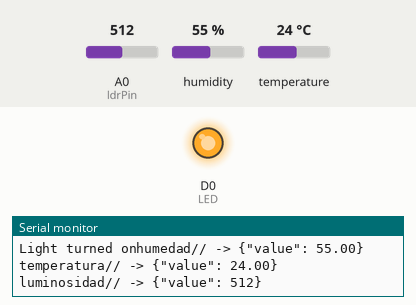
This sketch was run on a simulated ESP8266 (NodeMCU). Shown: output pins drawn as LEDs (lit = HIGH), the last lines printed to the serial monitor. Inputs (shaded band) come from the test bench; at power-on: A0 (ldrPin) = 512, humidity 55 %, temperature 24 °C. WiFi joins after 1.5 s; servers stay silent unless stated; the local clock reads 2024-03-15 10:24:30 at power-on unless the sketch sets it; no MQTT or app messages arrive unless stated; not simulated (calls return 0 or success): secrets.h.

Above: at 3.2 s.
3.3 s: A0 (ldrPin) set to 582
9.5 s: A0 (ldrPin) set to 618
At 13.9 s:
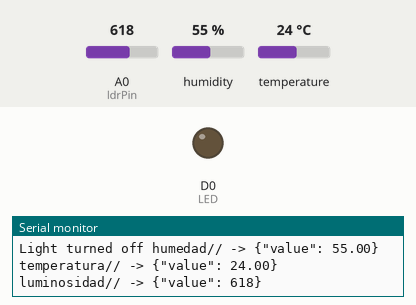
20.1 s: A0 (ldrPin) set to 590
At 25.6 s:
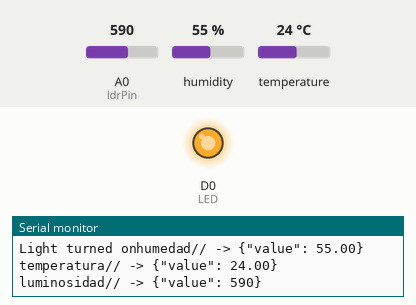
26.3 s: A0 (ldrPin) set to 610
At 30.8 s:
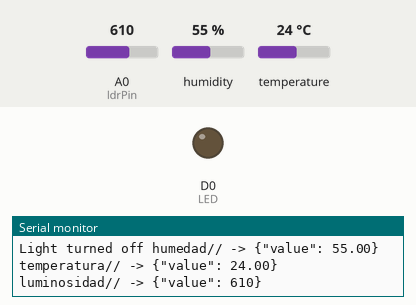
Timing chart, 0 to 32.3 s (numbered marks = the images above; inputs shaded):
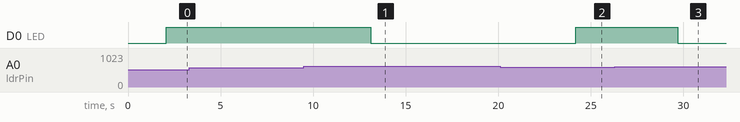

The sketch:

Brightness_Intensity.ino
```cpp
#include <dummy.h>

#include <PubSubClient.h>

#include <ESP8266WiFi.h>
#include <WiFiClientSecure.h>
#include <time.h>
#include <PubSubClient.h>
#include "DHT.h"
#define DHTTYPE DHT11 // DHT 11

int ldrPin = A0;
int ldrValue = 0;

#define LED D0

#define dht_dpin 4
DHT dht(dht_dpin, DHTTYPE);

#include "secrets.h"
#include "config.h"

// Conexión a Wifi
// Nombre de la red Wifi
const char ssid[] = SSID;
// Contraseña de la red Wifi
const char pass[] = PASSWORD;

// Usuario uniandes sin @uniandes.edu.co
#define HOSTNAME MQTT_HOSTNAME

// Conexión a Mosquitto
const char MQTT_HOST[] = "iotlab.virtual.uniandes.edu.co";
const int MQTT_PORT = 8082;
// Usuario uniandes sin @uniandes.edu.co
const char MQTT_USER[] = MQTT_USERNAME;
// Contraseña de MQTT que recibió por correo
const char MQTT_PASS[] = MQTT_PASSWORD;
const char MQTT_SUB_TOPIC[] = HOSTNAME "/";
// Tópico al que se enviarán los datos de humedad
const char MQTT_PUB_TOPIC1[] = "humedad/" LOCATION "/" HOSTNAME;
// Tópico al que se enviarán los datos de temperatura
const char MQTT_PUB_TOPIC2[] = "temperatura/" LOCATION "/" HOSTNAME;

const char MQTT_BRIGHTNESS_TOPIC[] = "luminosidad/" LOCATION "/" HOSTNAME;

//////////////////////////////////////////////////////

#if (defined(CHECK_PUB_KEY) and defined(CHECK_CA_ROOT)) or (defined(CHECK_PUB_KEY) and defined(CHECK_FINGERPRINT)) or (defined(CHECK_FINGERPRINT) and defined(CHECK_CA_ROOT)) or (defined(CHECK_PUB_KEY) and defined(CHECK_CA_ROOT) and defined(CHECK_FINGERPRINT))
#error "cant have both CHECK_CA_ROOT and CHECK_PUB_KEY enabled"
#endif

BearSSL::WiFiClientSecure net;
PubSubClient client(net);

time_t now;
unsigned long lastMillis = 0;

// Función que conecta el node a través del protocolo MQTT
// Emplea los datos de usuario y contraseña definidos en MQTT_USER y MQTT_PASS para la conexión
void mqtt_connect()
{
    // Intenta realizar la conexión indefinidamente hasta que lo logre
    while (!client.connected())
    {
        Serial.print("Time: ");
        Serial.print(ctime(&now));
        Serial.print("MQTT connecting ... ");
        if (client.connect(HOSTNAME, MQTT_USER, MQTT_PASS))
        {
            Serial.println("connected.");
        }
        else
        {
            Serial.println("Problema con la conexión, revise los valores de las constantes MQTT");
            Serial.print("Código de error = ");
            Serial.println(client.state());
            if (client.state() == MQTT_CONNECT_UNAUTHORIZED)
            {
                ESP.deepSleep(0);
            }
            /* Espera 5 segundos antes de volver a intentar */
            delay(5000);
        }
    }
}

void receivedCallback(char *topic, byte *payload, unsigned int length)
{
    Serial.print("Received [");
    Serial.print(topic);
    Serial.print("]: ");
    for (int i = 0; i < length; i++)
    {
        Serial.print((char)payload[i]);
    }
}

// Configura la conexión del node MCU a Wifi y a Mosquitto
void setup()
{
    Serial.begin(115200);
    Serial.println();
    Serial.println();
    Serial.print("Attempting to connect to SSID: ");
    Serial.print(ssid);
    WiFi.hostname(HOSTNAME);
    WiFi.mode(WIFI_STA);
    WiFi.begin(ssid, pass);
    // Intenta conectarse con los valores de las constantes ssid y pass a la red Wifi
    // Si la conexión falla el node se dormirá hasta que lo resetee
    while (WiFi.status() != WL_CONNECTED)
    {
        if (WiFi.status() == WL_NO_SSID_AVAIL || WiFi.status() == WL_WRONG_PASSWORD)
        {
            Serial.print("\nProblema con la conexión, revise los valores de las constantes ssid y pass");
            ESP.deepSleep(0);
        }
        else if (WiFi.status() == WL_CONNECT_FAILED)
        {
            Serial.print("\nNo se ha logrado conectar con la red, resetee el node y vuelva a intentar");
            ESP.deepSleep(0);
        }
        Serial.print(".");
        delay(1000);
    }
    Serial.println("connected!");

    // Sincroniza la hora del dispositivo con el servidor SNTP (Simple Network Time Protocol)
    Serial.print("Setting time using SNTP");
    configTime(-5 * 3600, 0, "pool.ntp.org", "time.nist.gov");
    now = time(nullptr);
    while (now < 1510592825)
    {
        delay(500);
        Serial.print(".");
        now = time(nullptr);
    }
    Serial.println("done!");
    struct tm timeinfo;
    gmtime_r(&now, &timeinfo);
    // Una vez obtiene la hora, imprime en el monitor el tiempo actual
    Serial.print("Current time: ");
    Serial.print(asctime(&timeinfo));

#ifdef CHECK_CA_ROOT
    BearSSL::X509List cert(digicert);
    net.setTrustAnchors(&cert);
#endif
#ifdef CHECK_PUB_KEY
    BearSSL::PublicKey key(pubkey);
    net.setKnownKey(&key);
#endif
#ifdef CHECK_FINGERPRINT
    net.setFingerprint(fp);
#endif
#if (!defined(CHECK_PUB_KEY) and !defined(CHECK_CA_ROOT) and !defined(CHECK_FINGERPRINT))
    net.setInsecure();
#endif

    dht.begin();

    pinMode(LED, OUTPUT);
    digitalWrite(LED, LOW);

    // Llama a funciones de la librería PubSubClient para configurar la conexión con Mosquitto
    client.setServer(MQTT_HOST, MQTT_PORT);
    client.setCallback(receivedCallback);
    // Llama a la función de este programa que realiza la conexión con Mosquitto
    mqtt_connect();
}

// Función loop que se ejecuta indefinidamente repitiendo el código a su interior
// Cada vez que se ejecuta toma nuevos datos de la lectura del sensor
void loop()
{
    // Revisa que la conexión Wifi y MQTT siga activa
    if (WiFi.status() != WL_CONNECTED)
    {
        Serial.print("Checking wifi");
        while (WiFi.waitForConnectResult() != WL_CONNECTED)
        {
            WiFi.begin(ssid, pass);
            Serial.print(".");
            delay(10);
        }
        Serial.println("connected");
    }
    else
    {
        if (!client.connected())
        {
            mqtt_connect();
        }
        else
        {
            client.loop();
        }
    }

    ldrValue = analogRead(ldrPin);

    if (ldrValue > 600)
    {
        digitalWrite(LED, LOW);
        Serial.print("Light turned off ");
    }

    if (ldrValue <= 600)
    {
        digitalWrite(LED, HIGH);
        Serial.print("Light turned on");
    }

    delay(500);

    now = time(nullptr);
    // Lee los datos del sensor
    float h = dht.readHumidity();
    float t = dht.readTemperature();
    // Transforma la información a la notación JSON para poder enviar los datos
    // El mensaje que se envía es de la forma {"value": x}, donde x es el valor de temperatura o humedad

    // JSON para humedad
    String json = "{\"value\": " + String(h) + "}";
    char payload1[json.length() + 1];
    json.toCharArray(payload1, json.length() + 1);
    // JSON para temperatura
    json = "{\"value\": " + String(t) + "}";
    char payload2[json.length() + 1];
    json.toCharArray(payload2, json.length() + 1);

    json = "{\"value\": " + String(ldrValue) + "}";
    char brightnessMessage[json.length() + 1];
    json.toCharArray(brightnessMessage, json.length() + 1);

    // Si los valores recolectados no son indefinidos, se envían a los tópicos correspondientes
    if (!isnan(h) && !isnan(t) && !isnan(ldrValue))
    {
        // Publica en el tópico de la humedad
        client.publish(MQTT_PUB_TOPIC1, payload1, false);
        // Publica en el tópico de la temperatura
        client.publish(MQTT_PUB_TOPIC2, payload2, false);

        client.publish(MQTT_BRIGHTNESS_TOPIC, brightnessMessage, false);
    }

    // Imprime en el monitor serial la información recolectada
    Serial.print(MQTT_PUB_TOPIC1);
    Serial.print(" -> ");
    Serial.println(payload1);
    Serial.print(MQTT_PUB_TOPIC2);
    Serial.print(" -> ");
    Serial.println(payload2);
    Serial.print(MQTT_BRIGHTNESS_TOPIC);
    Serial.print(" -> ");
    Serial.println(brightnessMessage);
    /*Espera 5 segundos antes de volver a ejecutar la función loop*/
    delay(5000);
}
```

configexample.h
```cpp
// config.h
#ifndef CONFIG_H
#define CONFIG_H

#define SSID ""
#define PASSWORD ""
#define MQTT_PASSWORD ""
#define MQTT_HOSTNAME ""
#define MQTT_USERNAME ""
#define LOCATION ""

#endif
```

Measured:
- the behaviour switches between 600 and 601 on A0 (ldrPin) (found by bisection; images 0 and 1)
- after the input at 9.5 s, D0 (LED): HIGH → LOW after 3.6 s
- after the input at 20.1 s, D0 (LED): LOW → HIGH after 4.1 s
- after the input at 26.3 s, D0 (LED): HIGH → LOW after 3.4 s
